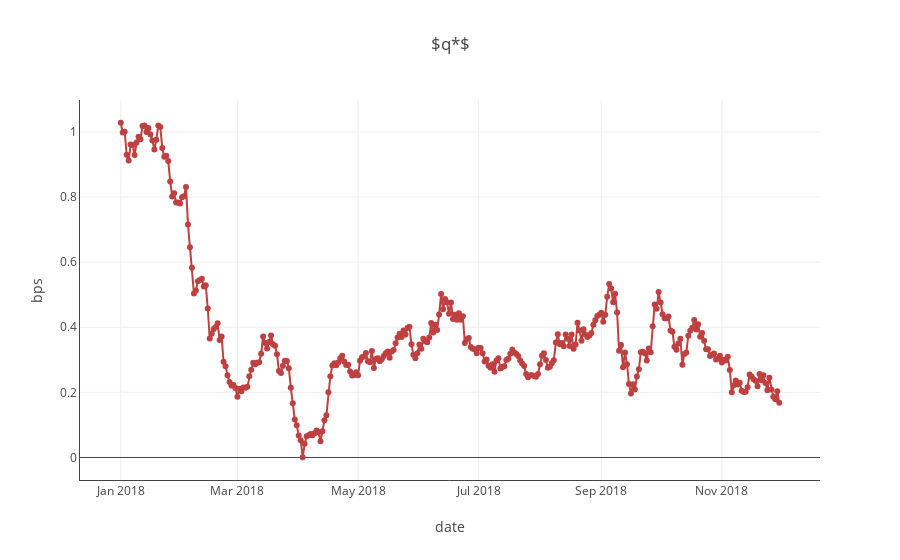

Notebook cell for this chart:
### Code cell
plt.plot_scatter([res.index], [res.q], ['q'], '$q*$', 'date', 'bps')

### Figure 1 — Plotly figure (JSON) as saved in the notebook; plotly's stock layout.template omitted (floating-point values rounded to 4 significant figures; data arrays with more than 128 entries replaced by an {"elided": "..."} marker saying what was removed)
{"data": [{"marker": {"color": "hsl(0.0,50%,50%)"}, "mode": "markers+lines", "name": "q", "type": "scatter", "uid": "3510e567-ef66-4c5f-bcaf-e10ab92d3ef5", "x": {"elided": "334 str values"}, "y": {"elided": "334 float values"}}], "layout": {"title": "$q*$", "xaxis": {"showline": true, "title": "date", "zeroline": true}, "yaxis": {"showline": true, "title": "bps", "zeroline": true}}}
